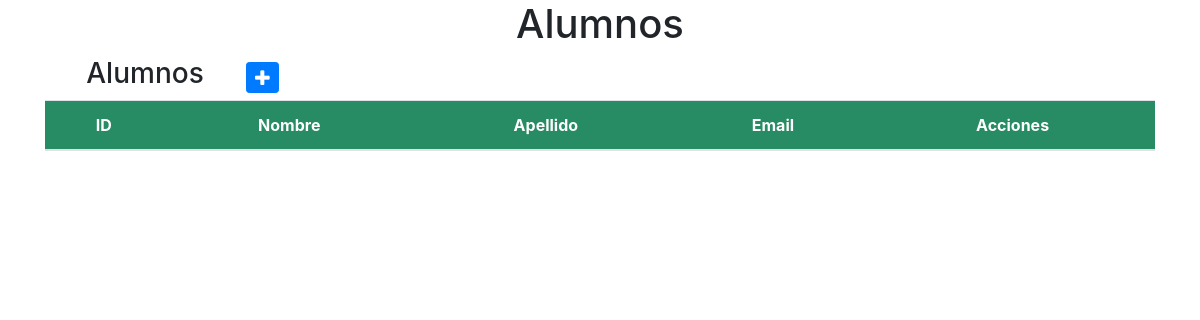
Page /app/alumnos/ (signed in) on the earlier database version.
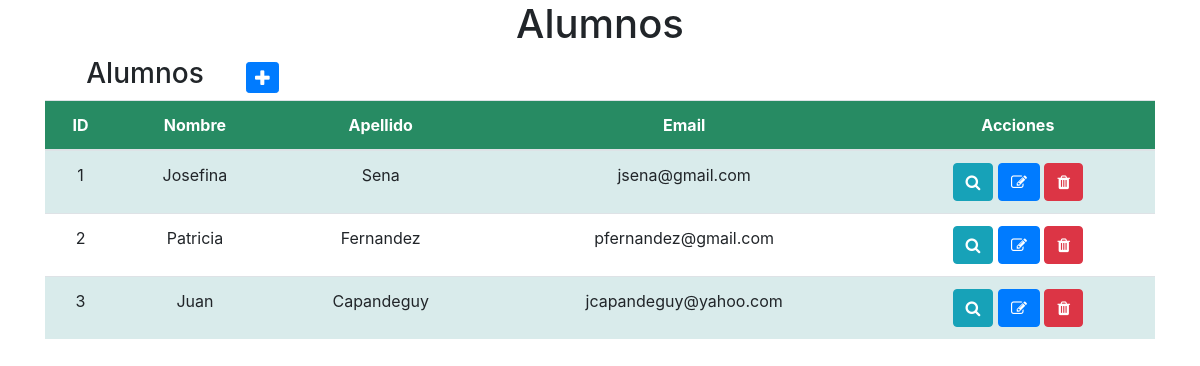
Same page on the later database version.
### app/models.py (models this page shows, shortened)
class Alumno(models.Model):
    nombre = models.CharField(max_length=50)
    apellido = models.CharField(max_length=50)
    email = models.EmailField()

### app/views.py (the view)
# urls.py: path('alumnos/', AlumnoList.as_view(), name="alumnos"),
class AlumnoList(LoginRequiredMixin, ListView):
    model = Alumno

### app/templates/app/alumno_list.html (shortened to what this page needs)
{% load static %}
<!DOCTYPE html>
<html lang="en">
<head>
  <link rel="stylesheet" href="https://maxcdn.bootstrapcdn.com/bootstrap/4.3.1/css/bootstrap.min.css">
  <link rel="stylesheet" href="https://cdnjs.cloudflare.com/ajax/libs/font-awesome/4.7.0/css/font-awesome.min.css">
</head>
<body>
  <div class="container">
      <h1>Alumnos</h1>
        <table>
            <tr>
                <td width="200"><h3>Alumnos</h3></td>
                <td>
                    <a
                    href="{% url 'create_alumno' %}"
                    class="btn btn-primary btn-sm"
                    ><i class="fa fa-plus fa-lg" title="New Record"> </i>
                    </a>
                </td>
            </tr>
      </table>
      <table class="table table-striped table-hover">
        <thead class="thead-green">
          <tr>
            <th scope="col">ID</th>
            <th scope="col">Nombre</th>
            <th scope="col">Apellido</th>
            <th scope="col">Email</th>
            <th scope="col">Acciones</th>
          </tr>
        </thead>
        <tbody>
            {% for p in alumno_list %}
            <tr>
                <td>{{ p.id }}</td>
                <td>{{ p.nombre }}</td>
                <td>{{ p.apellido }}</td>
                <td>{{ p.email }}</td>
                <td>
                    <a
                      href="{% url 'detail_alumno' p.id %}"
                      class="btn btn-info"
                      style="--bs-btn-padding-y: .25rem; --bs-btn-padding-x: .5rem; --bs-btn-font-size: .75rem;"
                      ><i class="fa fa-search fa-sm" title="View Record"></i>
                    </a>
                    <a
                      href="{% url 'update_alumno' p.id %}"
                      class="btn btn-primary"
                      style="--bs-btn-padding-y: .25rem; --bs-btn-padding-x: .5rem; --bs-btn-font-size: .75rem;"
                      ><i class="fa fa-edit fa-sm" title="Edit Record"></i>
                    </a>
                    <a
                      href="{% url 'delete_alumno' p.id %}"
                      class="btn btn-danger"
                      style="--bs-btn-padding-y: .25rem; --bs-btn-padding-x: .5rem; --bs-btn-font-size: .75rem;"
                      ><i class="fa fa-trash" title="Delete Record"></i>
                    </a>
                  </td>
            </tr>
            {% endfor %}
        </tbody>
      </table>
    </div>
  </body>
</body>
  </html>

Differences in the rows shown:
added Alumno: id "1", nombre "Josefina", apellido "Sena", email "jsena@gmail.com"
added Alumno: id "2", nombre "Patricia", apellido "Fernandez", email "pfernandez@gmail.com"
added Alumno: id "3", nombre "Juan", apellido "Capandeguy", email "jcapandeguy@yahoo.com"
